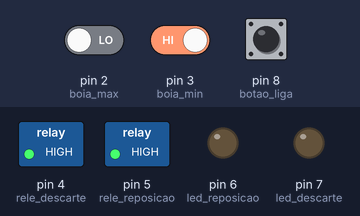
Simulated run of this sketch. Board: Arduino Uno, built with avr-gcc and run on an emulated ATmega328P. On the bench: switched loads named in the sketch (green lamp = pin HIGH), output pins drawn as LEDs (lit = HIGH). Inputs (shaded band) come from the test bench; at power-on: pin 3 (boia_min) HIGH, pin 2 (boia_max) LOW, pin 8 (botao_liga) LOW.

Above: at 1.2 s.
1.3 s: pin 3 (boia_min) driven LOW
At 4.4 s:
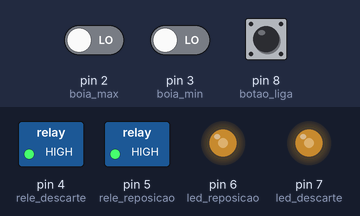
Timing chart, 0 to 50.1 s (numbered marks = the images above; inputs shaded):
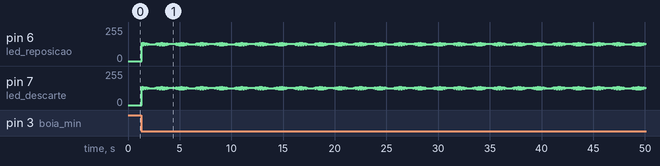

Measured:
- after the input at 1.3 s, pin 7 (led_descarte): 0/255 → 137/255 after 0.05 s, then moves between 118/255 and 137/255, repeating every 3.8 s

The sketch:

arduino_auto_water_chance1.ino
```cpp
/*******************************************************************************
* Auto Water Change - v1.0
* By Edson de Paula
* edsoncdepaula@gmail.com
*******************************************************************************/

// set pinos
int boia_max = 2;
int boia_min = 3;
int rele_descarte = 4;
int rele_reposicao = 5;
int led_reposicao = 6;
int led_descarte = 7;
int botao_liga = 8;

// set variables
int ultimo_valor_do_botao = LOW;

int OPERACIONAL = 0;
int ESVAZIANDO = 1;
int ENCHENDO = 2;

int estado_aquario = OPERACIONAL;

void setup() {
  pinMode(led_descarte, OUTPUT);
  pinMode(led_reposicao, OUTPUT);
  pinMode(botao_liga, INPUT);
  pinMode(rele_descarte, OUTPUT);
  pinMode(rele_reposicao, OUTPUT);
  pinMode(boia_max, INPUT);
  pinMode(boia_min, INPUT);

  digitalWrite(rele_reposicao, HIGH);
  digitalWrite(rele_descarte, HIGH);

  attachInterrupt(
    digitalPinToInterrupt(boia_max),
    BoiaMax,
    RISING);

  attachInterrupt(
    digitalPinToInterrupt(boia_min),
    BoiaMin,
    FALLING);
}

void loop() {
//  digitalWrite(rele_reposicao, HIGH);
//  digitalWrite(rele_descarte, HIGH);

  int estado_do_botao = digitalRead(botao_liga);

  if (estado_do_botao == HIGH && ultimo_valor_do_botao == LOW)
  {
    // Botão foi apertado
    if (estado_aquario == OPERACIONAL)
    {
      Esvazia();
    }
    else
    {
      Para();
    }
  }

  ultimo_valor_do_botao = estado_do_botao;
}

void AtivaDescarte()
{
  digitalWrite(led_descarte, HIGH);
  digitalWrite(rele_descarte, LOW);
}

void DesativaDescarte()
{
  digitalWrite(led_descarte, LOW);
  digitalWrite(rele_descarte, HIGH);
}

void AtivaReposicao()
{
  digitalWrite(led_reposicao, HIGH);
  digitalWrite(rele_reposicao, LOW);
}

void DesativaReposicao()
{
  digitalWrite(led_reposicao, LOW);
  digitalWrite(rele_reposicao, HIGH);
}

void Esvazia()
{
  AtivaDescarte();
  DesativaReposicao();
  estado_aquario = ESVAZIANDO;
}

void Enche()
{
  DesativaDescarte();
  AtivaReposicao();
  estado_aquario = ENCHENDO;
}

void Para()
{
  DesativaDescarte();
  DesativaReposicao();
  estado_aquario = OPERACIONAL;
}

void Erro()
{
  Para();
  while (1)
  {
    digitalWrite(led_descarte, !digitalRead(led_descarte));
    digitalWrite(led_reposicao, !digitalRead(led_reposicao));
    delay(500);
  }
}

void BoiaMax()
{
  Para();
}

void BoiaMin()
{
  if (estado_aquario == ESVAZIANDO)
  {
    Enche();
  }
  else
  {
    Erro();
  }
}
```
